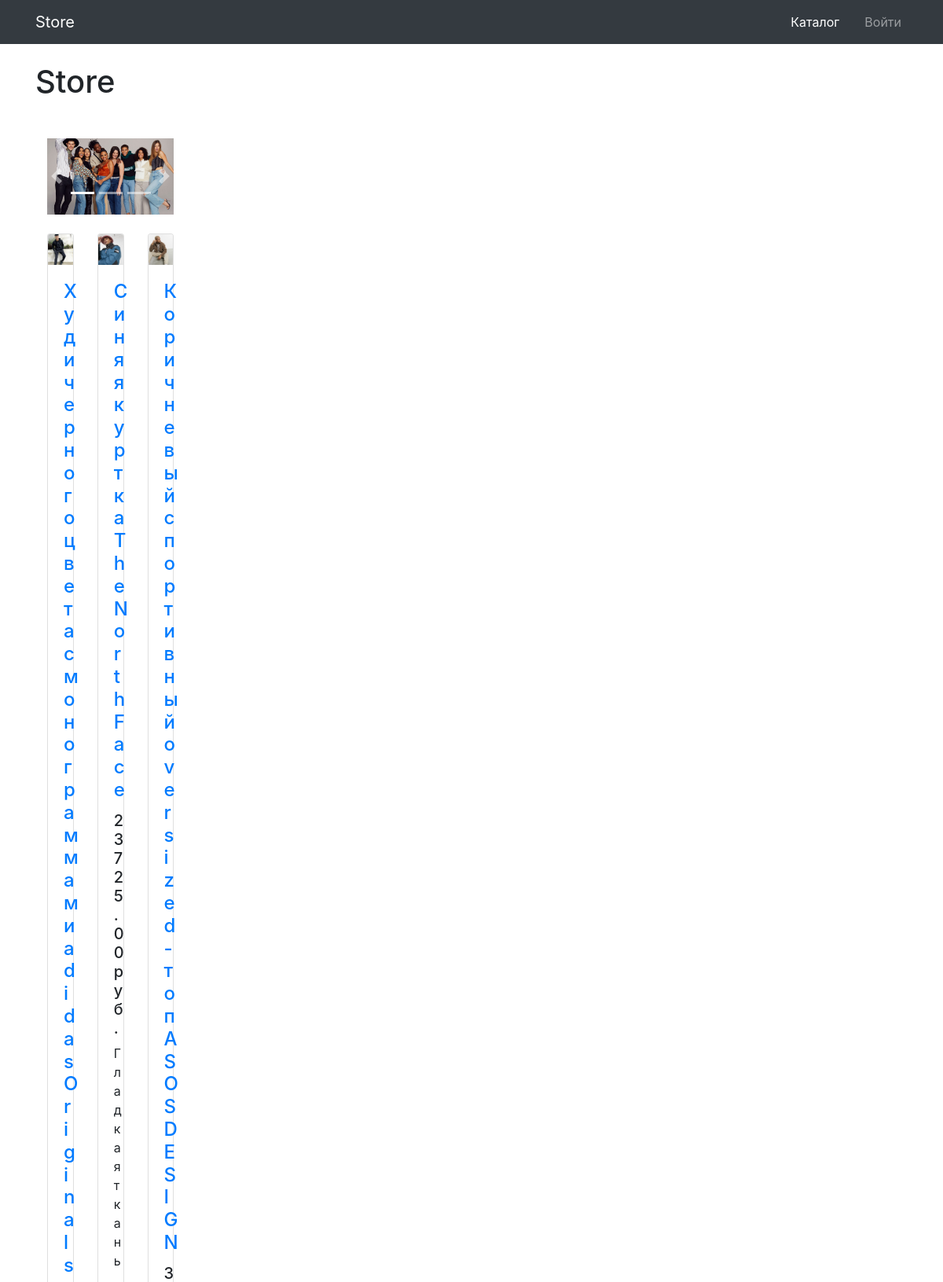
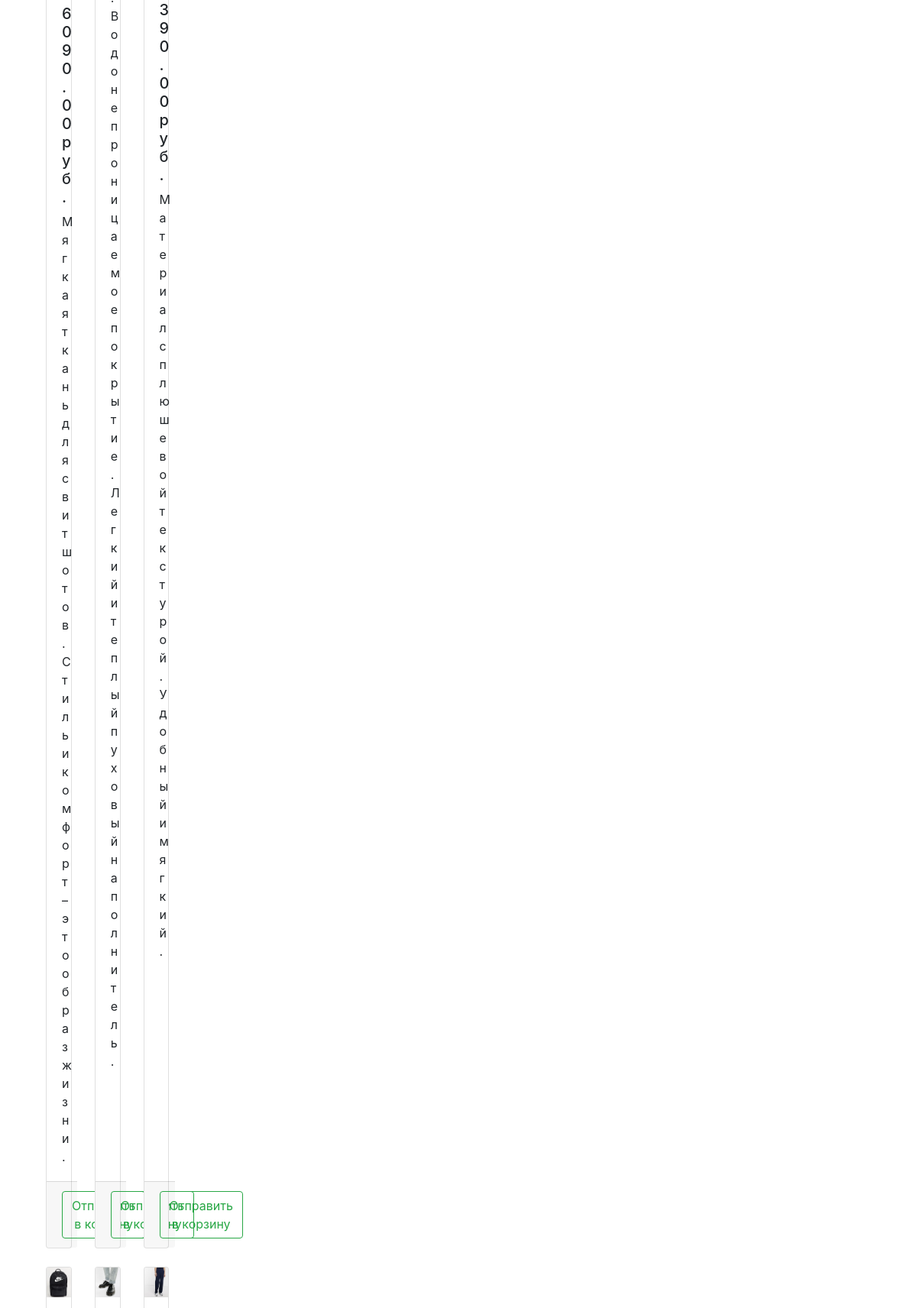
Screenshot of /products/ (upper part) with the database file from the repository (2 pictures, top to bottom).
### products/models.py (models this page shows, shortened)
class Product(models.Model):
    name = models.CharField(max_length=255)
    image = models.ImageField(upload_to='products_images', blank=True)
    description = models.TextField(blank=True)
    short_description = models.CharField(max_length=255, blank=True)
    price = models.DecimalField(max_digits=8,decimal_places=2)
    quantity = models.PositiveIntegerField(default=0)
    category = models.ForeignKey(ProductCategory, on_delete=models.CASCADE)

### products/views.py (the view)
# urls.py: path('products/', products, name='products'),
def products(request):
    context = {
        'categories': ProductCategory.objects.all(),
        'products' : Product.objects.all(),
    }
    return render(request, 'products/products.html', context)

### products/templates/products/products.html (shortened to what this page needs)
{% load static %}
<!DOCTYPE html>
<html lang="en">
<head>
    <link href="{% static "/vendor/bootstrap/css/bootstrap.min.css" %}" rel="stylesheet">
    <link href="{%static "/css/products.css" %}" rel="stylesheet">
</head>
<body>
<nav class="navbar navbar-expand-lg navbar-dark bg-dark fixed-top">
    <div class="container">
        <a class="navbar-brand" href="/">Store</a>
        <div class="collapse navbar-collapse" id="navbarResponsive">
            <ul class="navbar-nav ml-auto">
                <li class="nav-item active">
                    <a class="nav-link" href="#">Каталог</a>
                </li>
                <li class="nav-item">
                    <a class="nav-link" href="#"></a>
                </li>
                <li class="nav-item">
                    <a class="nav-link" href="/login">Войти </a>
                </li>
            </ul>
        </div>
    </div>
</nav>
<div class="container">
    <div class="row">
        <div class="col-lg-3">
            <h1 class="my-4">Store</h1>
        <div class="col-lg-9">
            <div id="carouselExampleIndicators" class="carousel slide my-4" data-ride="carousel">
                <ol class="carousel-indicators">
                    <li data-target="#carouselExampleIndicators" data-slide-to="0" class="active"></li>
                    <li data-target="#carouselExampleIndicators" data-slide-to="1"></li>
                    <li data-target="#carouselExampleIndicators" data-slide-to="2"></li>
                </ol>
                <div class="carousel-inner" role="listbox">
                    <div class="carousel-item active">
                        <img class="d-block img-fluid" src="{% static "/vendor/img/slides/slide-1.jpg" %}" alt="First slide">
                    </div>
                </div>
                <a class="carousel-control-prev" href="#carouselExampleIndicators" role="button" data-slide="prev">
                    <span class="carousel-control-prev-icon" aria-hidden="true"></span>
                </a>
                <a class="carousel-control-next" href="#carouselExampleIndicators" role="button" data-slide="next">
                    <span class="carousel-control-next-icon" aria-hidden="true"></span>
                </a>
            </div>
            <div class="row">
                {% for product in products %}
                    <div class="col-lg-4 col-md-6 mb-4">
                    <div class="card h-100">
                       <a href="#">
                            <img class="card-img-top"
                             src="/media/{{ product.image }}"
                            alt="">
                        </a>
                        <div class="card-body">
                            <h4 class="card-title">
                                <a href="#">{{ product.name }}</a>
                            </h4>
                            <h5>{{ product.price }} руб.</h5>
                            <p class="card-text">{{ product.short_description }}</p>
                        </div>
                        <div class="card-footer text-center">
                            <button type="button" class="btn btn-outline-success">Отправить в корзину</button>
                        </div>
                    </div>
                </div>
                {% endfor %}
            </div>
        </div>
    </div>
</div>
</body>
</html>

### static/css/products.css (style rules this page uses)
body { padding-top: 56px; }

### rows the page displays
Product: image (picture), name "Худи черного цвета с монограммами adidas Originals", price "6090.00", short_description "Мягкая ткань для свитшотов. Стиль и комфорт – это образ жизни."
Product: image (picture), name "Синяя куртка The North Face", price "23725.00", short_description "Гладкая ткань. Водонепроницаемое покрытие. Легкий и теплый пуховый наполнитель."
Product: image (picture), name "Коричневый спортивный oversized-топ ASOS DESIGN", price "3390.00", short_description "Материал с плюшевой текстурой. Удобный и мягкий."
Product: image (picture)
Product: image (picture)
Product: image (picture)
